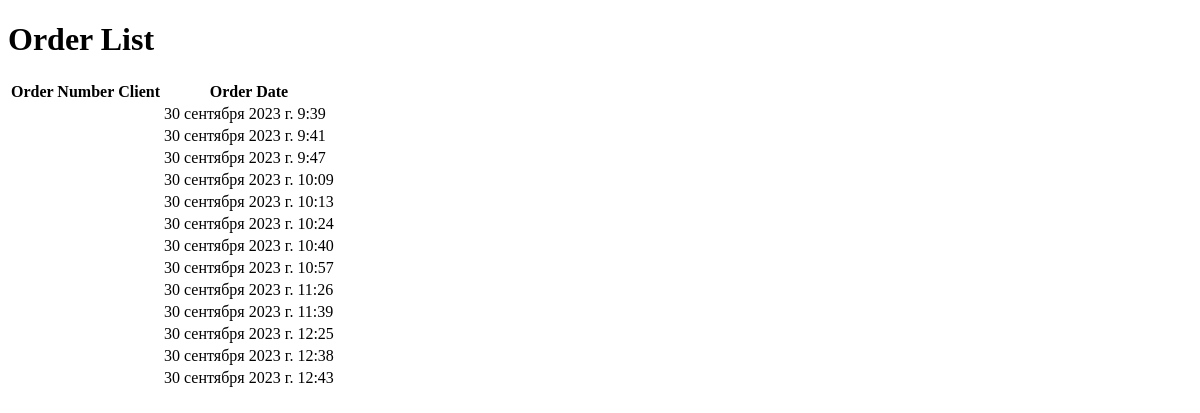
/orders/, run on an earlier commit of the app's database.
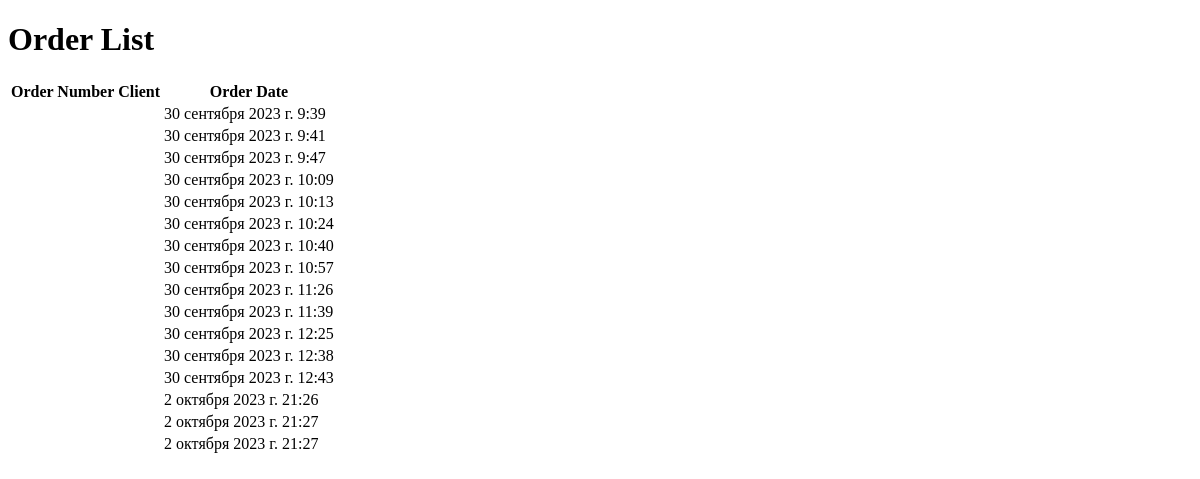
And on a later commit of the database.
### myapp/models.py (models this page shows, shortened)
class Order(models.Model):
    customer = models.ForeignKey(Client, on_delete=models.CASCADE)
    products = models.ManyToManyField(Product)
    total_amount = models.DecimalField(max_digits=10, decimal_places=2)
    order_date = models.DateTimeField(auto_now_add=True)
    objects = models.Manager()

### myapp/views.py (the view)
# urls.py: path('orders/', views.order_list, name='order_list'),
def order_list(request):
    orders = Order.objects.all()
    return render(request, 'order_list.html', {'orders': orders})

### myapp/templates/order_list.html (shortened to what this page needs)
<!DOCTYPE html>
<html>
<head>
</head>
<body>
<h1>Order List</h1>
<table>
    <thead>
    <tr>
        <th>Order Number</th>
        <th>Client</th>
        <th>Order Date</th>
    </tr>
    </thead>
    <tbody>
    {% for order in orders %}
    <tr>
        <td><a href="{% url 'order_detail' order.id %}">{{ order.order_number }}</a></td>
        <td>{{ order.client.name }}</td>
        <td>{{ order.order_date }}</td>
    </tr>
    {% endfor %}
    </tbody>
</table>
</body>
</html>

What changed in the data, as far as the page shows it:
added Order: order_date "2 октября 2023 г. 21:26"
added Order: order_date "2 октября 2023 г. 21:27"
added Order: order_date "2 октября 2023 г. 21:27"
